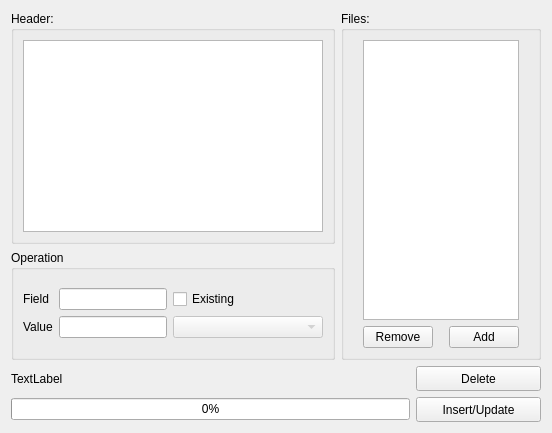
          <widget class="QWidget" name="tab_18">
           <attribute name="title">
            <string>Header</string>
           </attribute>
           <layout class="QGridLayout" name="gridLayout_27">
            <item row="0" column="0">
             <layout class="QGridLayout" name="gridLayout_28">
              <item row="0" column="0">
               <widget class="QGroupBox" name="groupBox_8">
                <property name="title">
                 <string>Header:</string>
                </property>
                <property name="flat">
                 <bool>true</bool>
                </property>
                <layout class="QGridLayout" name="gridLayout_29">
                 <item row="0" column="0">
                  <widget class="QListWidget" name="listWidget_13"/>
                 </item>
                </layout>
               </widget>
              </item>
              <item row="1" column="0">
               <widget class="QGroupBox" name="groupBox_9">
                <property name="minimumSize">
                 <size>
                  <width>0</width>
                  <height>110</height>
                 </size>
                </property>
                <property name="maximumSize">
                 <size>
                  <width>16777215</width>
                  <height>110</height>
                 </size>
                </property>
                <property name="title">
                 <string>Operation</string>
                </property>
                <layout class="QGridLayout" name="gridLayout_30">
                 <item row="0" column="0">
                  <layout class="QGridLayout" name="gridLayout_31">
                   <item row="0" column="0">
                    <widget class="QLabel" name="label_14">
                     <property name="text">
                      <string>Field</string>
                     </property>
                    </widget>
                   </item>
                   <item row="0" column="1">
                    <widget class="QLineEdit" name="lineEdit"/>
                   </item>
                   <item row="0" column="2">
                    <widget class="QCheckBox" name="checkBox">
                     <property name="text">
                      <string>Existing</string>
                     </property>
                    </widget>
                   </item>
                   <item row="1" column="0">
                    <widget class="QLabel" name="label_15">
                     <property name="text">
                      <string>Value</string>
                     </property>
                    </widget>
                   </item>
                   <item row="1" column="1">
                    <widget class="QLineEdit" name="lineEdit_2"/>
                   </item>
                   <item row="1" column="2">
                    <widget class="QComboBox" name="comboBox">
                     <property name="enabled">
                      <bool>false</bool>
                     </property>
                     <property name="minimumSize">
                      <size>
                       <width>150</width>
                       <height>0</height>
                      </size>
                     </property>
                    </widget>
                   </item>
                  </layout>
                 </item>
                </layout>
               </widget>
              </item>
             </layout>
            </item>
            <item row="0" column="1">
             <widget class="QGroupBox" name="groupBox_10">
              <property name="minimumSize">
               <size>
                <width>200</width>
                <height>0</height>
               </size>
              </property>
              <property name="maximumSize">
               <size>
                <width>200</width>
                <height>16777215</height>
               </size>
              </property>
              <property name="title">
               <string>Files:</string>
              </property>
              <property name="flat">
               <bool>true</bool>
              </property>
              <property name="checkable">
               <bool>false</bool>
              </property>
              <layout class="QGridLayout" name="gridLayout_32">
               <item row="0" column="0" colspan="2">
                <widget class="QListWidget" name="listWidget_14">
                 <property name="selectionMode">
                  <enum>QAbstractItemView::ExtendedSelection</enum>
                 </property>
                </widget>
               </item>
               <item row="1" column="0">
                <widget class="QPushButton" name="pushButton_37">
                 <property name="minimumSize">
                  <size>
                   <width>70</width>
                   <height>0</height>
                  </size>
                 </property>
                 <property name="maximumSize">
                  <size>
                   <width>70</width>
                   <height>16777215</height>
                  </size>
                 </property>
                 <property name="text">
                  <string>Remove</string>
                 </property>
                 <property name="icon">
                  <iconset>
                   <normaloff>../../Downloads/.designer/.designer/backup/img/rem.png</normaloff>../../Downloads/.designer/.designer/backup/img/rem.png</iconset>
                 </property>
                </widget>
               </item>
               <item row="1" column="1">
                <widget class="QPushButton" name="pushButton_36">
                 <property name="minimumSize">
                  <size>
                   <width>70</width>
                   <height>0</height>
                  </size>
                 </property>
                 <property name="maximumSize">
                  <size>
                   <width>70</width>
                   <height>16777215</height>
                  </size>
                 </property>
                 <property name="text">
                  <string>Add</string>
                 </property>
                 <property name="icon">
                  <iconset>
                   <normaloff>../../Downloads/.designer/.designer/backup/img/add.png</normaloff>../../Downloads/.designer/.designer/backup/img/add.png</iconset>
                 </property>
                </widget>
               </item>
              </layout>
             </widget>
            </item>
            <item row="1" column="0" colspan="2">
             <layout class="QGridLayout" name="gridLayout_33">
              <item row="0" column="0">
               <widget class="QLabel" name="label_16">
                <property name="text">
                 <string>TextLabel</string>
                </property>
               </widget>
              </item>
              <item row="0" column="1">
               <widget class="QPushButton" name="pushButton_35">
                <property name="sizePolicy">
                 <sizepolicy hsizetype="Fixed" vsizetype="Fixed">
                  <horstretch>0</horstretch>
                  <verstretch>0</verstretch>
                 </sizepolicy>
                </property>
                <property name="minimumSize">
                 <size>
                  <width>125</width>
                  <height>25</height>
                 </size>
                </property>
                <property name="maximumSize">
                 <size>
                  <width>125</width>
                  <height>25</height>
                 </size>
                </property>
                <property name="text">
                 <string>Delete</string>
                </property>
               </widget>
              </item>
              <item row="1" column="0">
               <widget class="QProgressBar" name="progressBar_5">
                <property name="value">
                 <number>0</number>
                </property>
               </widget>
              </item>
              <item row="1" column="1">
               <widget class="QPushButton" name="pushButton_38">
                <property name="sizePolicy">
                 <sizepolicy hsizetype="Fixed" vsizetype="Fixed">
                  <horstretch>0</horstretch>
                  <verstretch>0</verstretch>
                 </sizepolicy>
                </property>
                <property name="minimumSize">
                 <size>
                  <width>125</width>
                  <height>25</height>
                 </size>
                </property>
                <property name="maximumSize">
                 <size>
                  <width>125</width>
                  <height>25</height>
                 </size>
                </property>
                <property name="text">
                 <string>Insert/Update</string>
                </property>
               </widget>
              </item>
             </layout>
            </item>
           </layout>
          </widget>
